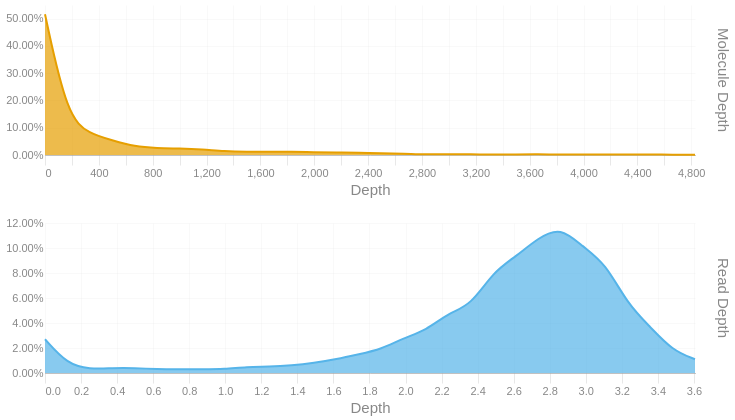

Notebook code for this chart:
### Code cell
readdep = depth_hist(tb['Read Depth'], q99, 3)
readdep = readdep.with_columns(pl.lit('Read Depth').alias('Metric'))
if not SKIPLR:
    moldep = depth_hist(tb['Molecule Depth'], mol_q99, 1)
    moldep = moldep.with_columns(pl.lit('Molecule Depth').alias('Metric'))
    _hist = pl.concat([readdep, moldep])
    _hist = _hist.filter(pl.col('Proportion') != 0)
    with SafeRender(_hist):
        (
            alt.Chart(_hist)        
            .mark_area(interpolate = "basis")
            .encode(
                x=alt.X('Bin:Q').scale(domainMin=0).axis(alt.Axis(title='Depth')),
                y = alt.Y('Proportion:Q', title = None).axis(format = '.2%'),
                color = alt.Color('Metric:N').legend(None),
                row = alt.Row("Metric:N").header(title = None, labelOrient = 'right'),
                tooltip = [
                    alt.Tooltip("Metric:N", title = "Metric"),
                    alt.Tooltip('Interval:N', title = "Depth Interval"),
                    alt.Tooltip('Proportion:Q', title = "% Alignments").format('.2%')
                ]
            )
            .resolve_scale(x='independent', y='independent')
            .properties(
                height = 150, width = 650,
                usermeta={'embedOptions': {'downloadFileName': f'{samplename}.depth.hist'}}
            )
        ).display()
else:
    readdep = readdep.filter(pl.col('Proportion') != 0)
    with SafeRender(readdep):
        (
            alt.Chart(readdep)        
            .mark_area(interpolate = "basis")
            .encode(
                x=alt.X('Bin:Q').scale(domainMin=0).axis(alt.Axis(title='Depth')),
                y = alt.Y('Proportion:Q', title = None).axis(format = '.2%'),
                tooltip = [
                    alt.Tooltip('Interval:N', title = "Depth Interval"),
                    alt.Tooltip('Proportion:Q', title = "% Alignments").format('.2%')
                ]
            )
            .properties(
                usermeta={'embedOptions': {'downloadFileName': f'{samplename}.depth.hist'}}
            )
        ).display()

### Figure 1 — Vega-Lite specification as saved in the notebook (floating-point values rounded to 4 significant figures)
{"width": 650, "height": 150, "config": {"title": {"anchor": "start", "dy": -15, "fontSize": 18, "color": "#888888", "subtitleColor": "#888888", "subtitleFontSize": 14}, "arc": {"fill": "#0072B2"}, "axis": {"domainColor": "#888888", "domainWidth": 0.5, "gridWidth": 0.2, "grid": false, "titleFontWeight": 400, "titleFontSize": 15, "labelFontSize": 11, "labelColor": "#888888", "tickColor": "#888888", "tickWidth": 0.2, "titleColor": "#888888"}, "axisBand": {"grid": false}, "axisX": {"grid": true, "tickSize": 10, "domainCap": "round"}, "axisY": {"domain": false, "grid": true, "tickSize": 0, "domainCap": "round"}, "background": "transparent", "header": {"labelFontSize": 15, "labelColor": "#888888", "titleFontSize": 15, "titleFontWeight": 600, "titleColor": "#888888"}, "legend": {"labelFont": "sans-serif", "labelFontSize": 12, "labelColor": "#888888", "symbolSize": 100, "symbolType": "circle", "titleFontSize": 12, "titlePadding": 10, "titleColor": "#888888", "title": null}, "range": {"category": ["#E69F00", "#56B4E9", "#009E73", "#F0E442", "#0072B2", "#D55E00", "#CC79A7", "#000000"], "diverging": ["#cfe8f3", "#a2d4ec", "#73bfe2", "#46abdb", "#1696d2", "#12719e"]}, "area": {"fill": "#0072B2", "fillOpacity": 0.7, "line": true, "strokeOpacity": 0.7}, "line": {"color": "#0072B2", "stroke": "#0072B2", "strokeWidth": 2}, "trail": {"color": "#0072B2", "stroke": "#0072B2", "strokeWidth": 0, "size": 1}, "point": {"filled": true, "fillOpacity": 1.0, "size": 95}, "text": {"color": "#888888", "fontSize": 11, "align": "right", "fontWeight": 400, "size": 11}, "bar": {"fill": "#0072B2", "stroke": null}, "view": {"stroke": null, "continuousWidth": 660, "continuousHeight": 400}}, "data": {"name": "data-d17e22b72e1e089df097b20992d6549f"}, "mark": {"type": "area", "interpolate": "basis"}, "encoding": {"color": {"field": "Metric", "legend": null, "type": "nominal"}, "row": {"field": "Metric", "header": {"title": null, "labelOrient": "right"}, "type": "nominal"}, "tooltip": [{"field": "Metric", "title": "Metric", "type": "nominal"}, {"field": "Interval", "title": "Depth Interval", "type": "nominal"}, {"field": "Proportion", "format": ".2%", "title": "% Alignments", "type": "quantitative"}], "x": {"axis": {"title": "Depth"}, "field": "Bin", "scale": {"domainMin": 0}, "type": "quantitative"}, "y": {"axis": {"format": ".2%"}, "field": "Proportion", "title": null, "type": "quantitative"}}, "resolve": {"scale": {"x": "independent", "y": "independent"}}, "usermeta": {"embedOptions": {"downloadFileName": "S1_Tusket_006.depth.hist"}}, "$schema": "https://vega.github.io/schema/vega-lite/v6.1.0.json", "datasets": {"data-d17e22b72e1e089df097b20992d6549f": [{"Bin": 0.0, "Interval": "0.0-0.124", "Proportion": 0.027, "Metric": "Read Depth"}, {"Bin": 0.124, "Interval": "0.124-0.249", "Proportion": 0.007, "Metric": "Read Depth"}, {"Bin": 0.249, "Interval": "0.249-0.373", "Proportion": 0.003, "Metric": "Read Depth"}, {"Bin": 0.373, "Interval": "0.373-0.497", "Proportion": 0.004, "Metric": "Read Depth"}, {"Bin": 0.497, "Interval": "0.497-0.622", "Proportion": 0.004, "Metric": "Read Depth"}, {"Bin": 0.622, "Interval": "0.622-0.746", "Proportion": 0.003, "Metric": "Read Depth"}, {"Bin": 0.746, "Interval": "0.746-0.87", "Proportion": 0.003, "Metric": "Read Depth"}, {"Bin": 0.87, "Interval": "0.87-0.995", "Proportion": 0.003, "Metric": "Read Depth"}, {"Bin": 0.995, "Interval": "0.995-1.119", "Proportion": 0.003, "Metric": "Read Depth"}, {"Bin": 1.119, "Interval": "1.119-1.243", "Proportion": 0.005, "Metric": "Read Depth"}, {"Bin": 1.243, "Interval": "1.243-1.368", "Proportion": 0.005, "Metric": "Read Depth"}, {"Bin": 1.368, "Interval": "1.368-1.492", "Proportion": 0.006, "Metric": "Read Depth"}, {"Bin": 1.492, "Interval": "1.492-1.616", "Proportion": 0.008, "Metric": "Read Depth"}, {"Bin": 1.616, "Interval": "1.616-1.741", "Proportion": 0.011, "Metric": "Read Depth"}, {"Bin": 1.741, "Interval": "1.741-1.865", "Proportion": 0.015, "Metric": "Read Depth"}, {"Bin": 1.865, "Interval": "1.865-1.989", "Proportion": 0.019, "Metric": "Read Depth"}, {"Bin": 1.989, "Interval": "1.989-2.114", "Proportion": 0.028, "Metric": "Read Depth"}, {"Bin": 2.114, "Interval": "2.114-2.238", "Proportion": 0.034, "Metric": "Read Depth"}, {"Bin": 2.238, "Interval": "2.238-2.362", "Proportion": 0.048, "Metric": "Read Depth"}, {"Bin": 2.362, "Interval": "2.362-2.487", "Proportion": 0.054, "Metric": "Read Depth"}, {"Bin": 2.487, "Interval": "2.487-2.611", "Proportion": 0.081, "Metric": "Read Depth"}, {"Bin": 2.611, "Interval": "2.611-2.735", "Proportion": 0.093, "Metric": "Read Depth"}, {"Bin": 2.735, "Interval": "2.735-2.86", "Proportion": 0.108, "Metric": "Read Depth"}, {"Bin": 2.86, "Interval": "2.86-2.984", "Proportion": 0.117, "Metric": "Read Depth"}, {"Bin": 2.984, "Interval": "2.984-3.108", "Proportion": 0.101, "Metric": "Read Depth"}, {"Bin": 3.108, "Interval": "3.108-3.233", "Proportion": 0.088, "Metric": "Read Depth"}, {"Bin": 3.233, "Interval": "3.233-3.357", "Proportion": 0.055, "Metric": "Read Depth"}, {"Bin": 3.357, "Interval": "3.357-3.481", "Proportion": 0.037, "Metric": "Read Depth"}, {"Bin": 3.481, "Interval": "3.481-3.606", "Proportion": 0.018, "Metric": "Read Depth"}, {"Bin": 3.606, "Interval": "3.606-3.73", "Proportion": 0.011, "Metric": "Read Depth"}, {"Bin": 0.0, "Interval": "0.0-166.5", "Proportion": 0.516, "Metric": "Molecule Depth"}, {"Bin": 166.5, "Interval": "166.5-333.0", "Proportion": 0.138, "Metric": "Molecule Depth"}, {"Bin": 333.0, "Interval": "333.0-499.5", "Proportion": 0.078, "Metric": "Molecule Depth"}, {"Bin": 499.5, "Interval": "499.5-666.0", "Proportion": 0.054, "Metric": "Molecule Depth"}, {"Bin": 666.0, "Interval": "666.0-832.4", "Proportion": 0.031, "Metric": "Molecule Depth"}, {"Bin": 832.4, "Interval": "832.4-998.9", "Proportion": 0.025, "Metric": "Molecule Depth"}, {"Bin": 998.9, "Interval": "998.9-1165.4", "Proportion": 0.024, "Metric": "Molecule Depth"}, {"Bin": 1165.0, "Interval": "1165.4-1331.9", "Proportion": 0.021, "Metric": "Molecule Depth"}, {"Bin": 1332.0, "Interval": "1331.9-1498.4", "Proportion": 0.014, "Metric": "Molecule Depth"}, {"Bin": 1498.0, "Interval": "1498.4-1664.9", "Proportion": 0.012, "Metric": "Molecule Depth"}, {"Bin": 1665.0, "Interval": "1664.9-1831.4", "Proportion": 0.012, "Metric": "Molecule Depth"}, {"Bin": 1831.0, "Interval": "1831.4-1997.9", "Proportion": 0.012, "Metric": "Molecule Depth"}, {"Bin": 1998.0, "Interval": "1997.9-2164.4", "Proportion": 0.01, "Metric": "Molecule Depth"}, {"Bin": 2164.0, "Interval": "2164.4-2330.9", "Proportion": 0.009, "Metric": "Molecule Depth"}, {"Bin": 2331.0, "Interval": "2330.9-2497.4", "Proportion": 0.009, "Metric": "Molecule Depth"}, {"Bin": 2497.0, "Interval": "2497.4-2663.8", "Proportion": 0.006, "Metric": "Molecule Depth"}, {"Bin": 2664.0, "Interval": "2663.8-2830.3", "Proportion": 0.005, "Metric": "Molecule Depth"}, {"Bin": 2830.0, "Interval": "2830.3-2996.8", "Proportion": 0.002, "Metric": "Molecule Depth"}, {"Bin": 2997.0, "Interval": "2996.8-3163.3", "Proportion": 0.003, "Metric": "Molecule Depth"}, {"Bin": 3163.0, "Interval": "3163.3-3329.8", "Proportion": 0.003, "Metric": "Molecule Depth"}, {"Bin": 3330.0, "Interval": "3329.8-3496.3", "Proportion": 0.001, "Metric": "Molecule Depth"}, {"Bin": 3496.0, "Interval": "3496.3-3662.8", "Proportion": 0.002, "Metric": "Molecule Depth"}, {"Bin": 3663.0, "Interval": "3662.8-3829.3", "Proportion": 0.003, "Metric": "Molecule Depth"}, {"Bin": 3829.0, "Interval": "3829.3-3995.8", "Proportion": 0.001, "Metric": "Molecule Depth"}, {"Bin": 3996.0, "Interval": "3995.8-4162.2", "Proportion": 0.002, "Metric": "Molecule Depth"}, {"Bin": 4162.0, "Interval": "4162.2-4328.7", "Proportion": 0.002, "Metric": "Molecule Depth"}, {"Bin": 4329.0, "Interval": "4328.7-4495.2", "Proportion": 0.002, "Metric": "Molecule Depth"}, {"Bin": 4495.0, "Interval": "4495.2-4661.7", "Proportion": 0.002, "Metric": "Molecule Depth"}, {"Bin": 4662.0, "Interval": "4661.7-4828.2", "Proportion": 0.001, "Metric": "Molecule Depth"}, {"Bin": 4828.0, "Interval": "4828.2-4994.7", "Proportion": 0.001, "Metric": "Molecule Depth"}]}}
